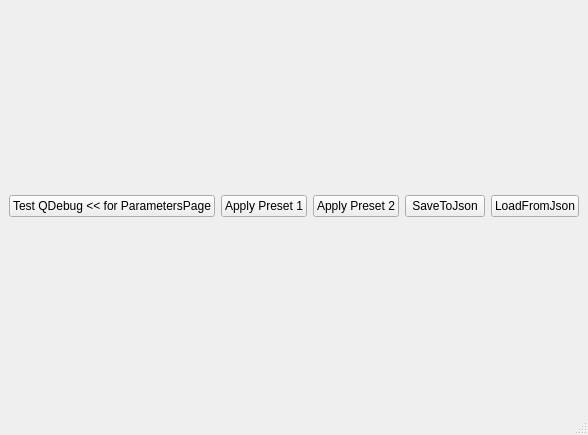
<?xml version="1.0" encoding="UTF-8"?>
<ui version="4.0">
 <class>MainWindow</class>
 <widget class="QMainWindow" name="MainWindow">
  <property name="geometry">
   <rect>
    <x>0</x>
    <y>0</y>
    <width>583</width>
    <height>435</height>
   </rect>
  </property>
  <widget class="QWidget" name="centralwidget">
   <layout class="QVBoxLayout" name="verticalLayout">
    <item>
     <layout class="QHBoxLayout" name="horizontalLayout">
      <item>
       <widget class="QPushButton" name="cmdQDebug">
        <property name="text">
         <string>Test QDebug &lt;&lt; for ParametersPage</string>
        </property>
       </widget>
      </item>
      <item>
       <widget class="QPushButton" name="cmdDefault01">
        <property name="text">
         <string>Apply Preset 1</string>
        </property>
       </widget>
      </item>
      <item>
       <widget class="QPushButton" name="cmdDefault02">
        <property name="text">
         <string>Apply Preset 2</string>
        </property>
       </widget>
      </item>
      <item>
       <widget class="QPushButton" name="cmdSaveToJson">
        <property name="text">
         <string>SaveToJson</string>
        </property>
       </widget>
      </item>
      <item>
       <widget class="QPushButton" name="cmdLoadFromJson">
        <property name="text">
         <string>LoadFromJson</string>
        </property>
       </widget>
      </item>
     </layout>
    </item>
   </layout>
  </widget>
  <widget class="QMenuBar" name="menubar">
   <property name="geometry">
    <rect>
     <x>0</x>
     <y>0</y>
     <width>583</width>
     <height>22</height>
    </rect>
   </property>
  </widget>
  <widget class="QStatusBar" name="statusbar"/>
 </widget>
 <resources/>
 <connections/>
</ui>
